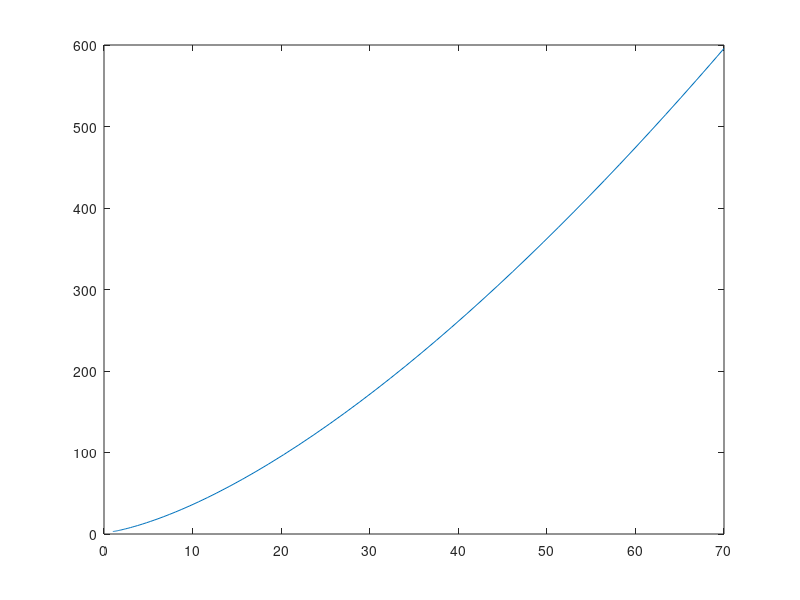

The MATLAB script that drew this image:
% ode45 solution to (2y-4)y' - 3x^2 = 4x - 4, if y(1) = 3.
% First need to rewrite in y' = form on paper
%    y'  =  (3x^2 +4x - 4)/(2y - 4)
close all;
xspan = [1, 70];  
y0 = 3; 
% defined the DE in a separate line to make it easier to read and fix
DE = @(x, y) (3*x.^2 + 4*x - 4)./(2*y-4);
[x, y] = ode45(DE, xspan, y0);  % have MATLAB solve the DE
plot(x, y);
